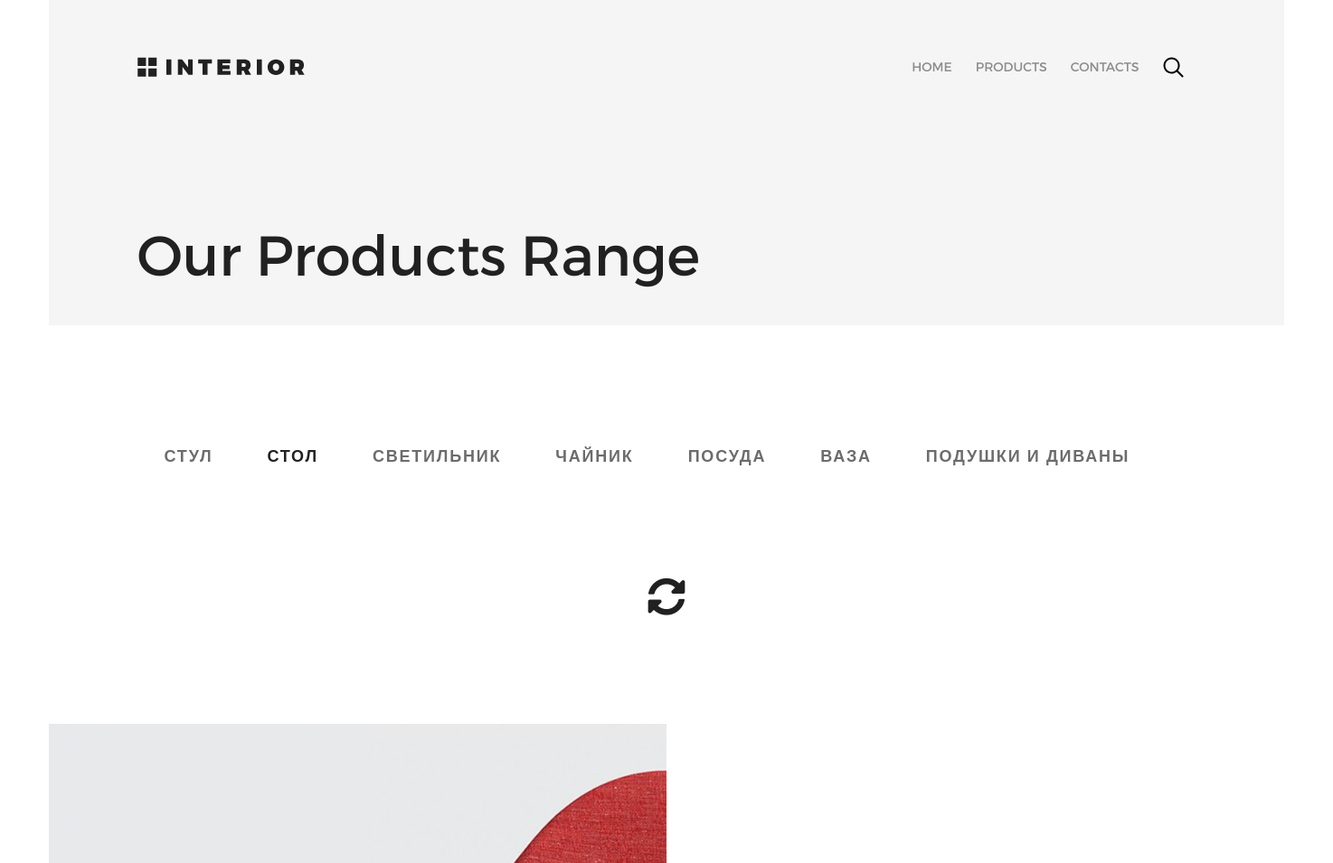
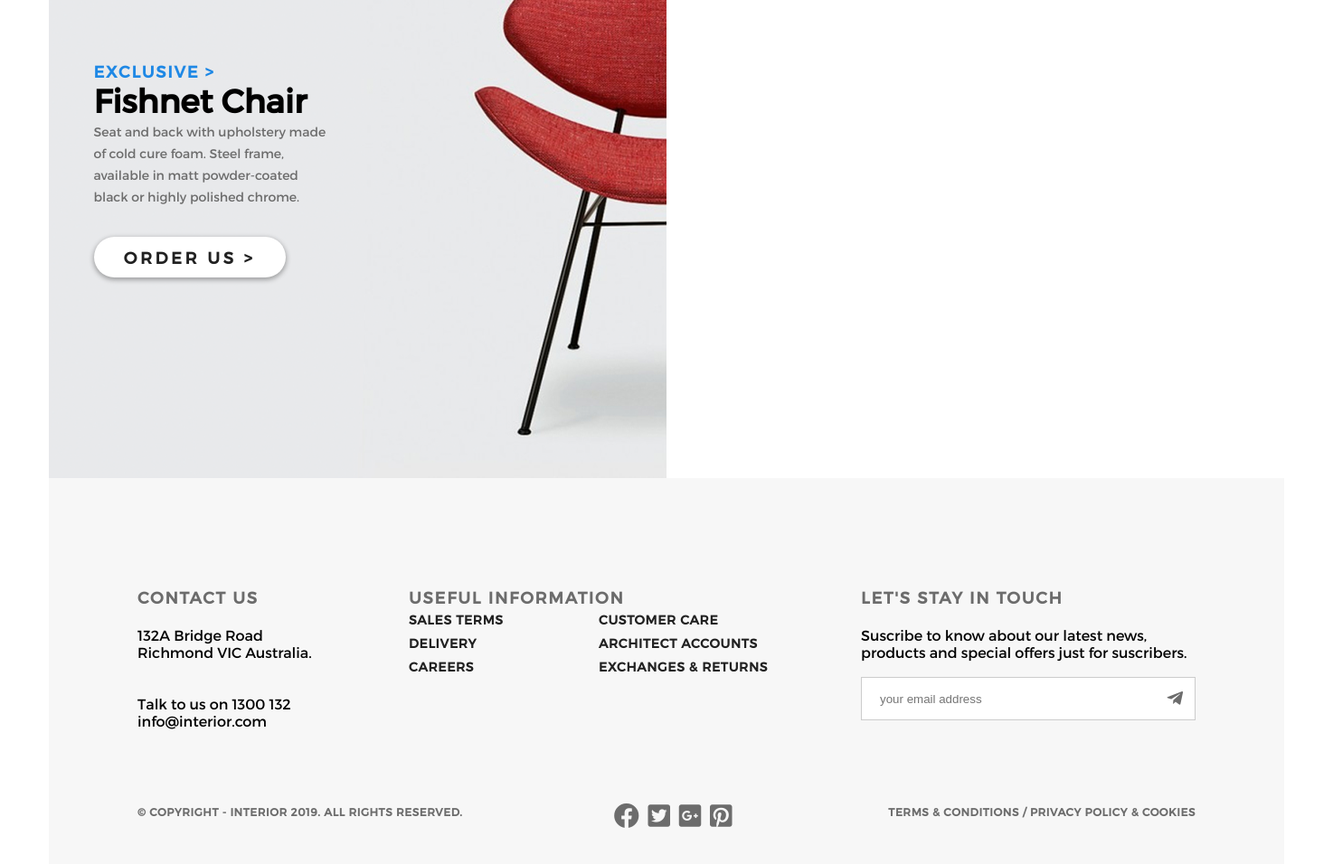
Screenshot of /products/2/ with the database file from the repository (2 pictures, top to bottom).
### mainapp/models.py (models this page shows, shortened)
class CategoryProducts(models.Model):
    name = models.CharField(verbose_name='имя категории', max_length=128, unique=True)
    description = models.TextField(verbose_name='описание', blank=True)

### mainapp/views.py (the view)
def products(request, pk=None):
    if pk != None:
        pk = int(pk)
        pk_ctg = CategoryProducts.objects.get(pk=pk)
        products_ctg = Product.objects.filter(category=pk_ctg)
    else:
        products_ctg = Product.objects.all()
    context = {
        'title': 'Продукты',
        "list_menu": MENU,
        'product_list_menu': product_type,
        'products_ctg': products_ctg,
    }
    return render(request, 'mainapp/products.html', context=context)

### mainapp/templates/mainapp/products.html (shortened to what this page needs)
{% extends 'mainapp/base.html' %}
{% load staticfiles %}
{% block content %}
	<div class="shelf shelf1 shelf__max our_products_range">
		<div class="poster padding-site">
			<header class="title">
				{% include 'mainapp/includes/inc_menu.html' %}
			</header>
		</div>
		<div class="poster__content poster__content2">
			<p class="headline__title headline__max">Our Products Range</p>
		</div>
	</div>
	<div class="shelf shelf2 shelf__min">
		<div class="menu__shelf__min">
			{% include 'mainapp/includes/inc_menu_product.html' %}
		</div>
		<p class="fa-sync-alt__p"><a href="#"><i class="fas fa-sync-alt"></i></a></p>
	</div>
	<div class="shelf shelf3 shelf__max2">
		<div class="product__max" style="background-image: url(/static/img/promo-img1.png);">
			<div class="poster__normal__content">
				<p class="mark mark-blue">EXCLUSIVE ></p>
				<p class="headline__normal">Fishnet Chair</p>
				<p class="info">Seat and back with upholstery made of cold cure foam. Steel frame, available in matt powder-coated black or highly polished chrome.</p>
				<a href="{% url 'mainapp:product' %}" class="button">ORDER US > </a>
			</div>
		</div>
	</div>
{% endblock %}

### mainapp/templates/mainapp/includes/inc_menu_product.html
{% load staticfiles %}
{% block menu_product %}
    <ul class="menu">
        {% for menu_li in product_list_menu %}
            <li><a href="{% url 'mainapp:products_url:category' menu_li.pk %}" class="menu__product1
            {% if menu_li.pk == request.resolver_match.kwargs.pk %}
            active__link1
            {% endif %}">
                {{menu_li.name}}
            </a></li>
        {% endfor %}
    </ul>
{% endblock %}

### static/css/style.css (style rules this page uses)
* { margin:0; padding:0 }
html { height:100% }
body { height:100%; font-family:Montserrat, sans-serif }
.shelf { display:flex; flex-wrap:wrap; justify-content:space-between; margin-bottom:120px }
.shelf:nth-last-child(1) { margin-bottom:0 }
.menu__shelf__min { display:flex; justify-content:space-between; align-items:center; height:49px; width:1171px; padding-bottom:50px }
.shelf__max { width:1366px; height:800px; display:flex; flex-direction:column; justify-content:space-between }
.shelf__min { padding:0 98px }
.poster__content { padding-left:98px; margin-top:15%; width:458px }
.poster__normal__content { width:259px; padding-left:50px }
.product__max { display:flex; flex-direction:column; justify-content:center; width:683px; height:683px }
.headline__normal { text-decoration:none; font-weight:700; height:25px; font-size:36px }
.menu { list-style-type:none; display:flex }
.mark { font-size:18px; font-weight:700; text-transform:uppercase; letter-spacing:1.8px }
.mark-blue { color:#1e88e5 }
.headline__max { color:#212121; font-size:62px; font-weight:100; text-transform:uppercase; letter-spacing:-3.6px }
.info { color:#6c6c6c; font-size:14px; font-weight:300; margin-bottom:32px; margin-top:20px; line-height:24px }
.button { font-size:18px; font-weight:700; text-transform:uppercase; color:#212121; letter-spacing:3.6px; box-shadow:0 2px 5px 1px rgba(33,33,33,.35); border-radius:23px; background-color:#fff; width:212px; height:45px; display:block; text-align:center; line-height:45px; text-decoration:none }
.padding-site { padding-left:98px; padding-right:98px }
.title { width:1170px; display:flex; justify-content:space-between; padding-top:63px }
.our_products_range { background-color:#f5f5f5; height:360px }
.headline__title { text-transform:none; letter-spacing:0; line-height:72px; font-size:62px; font-weight:250 }
.poster__content2 { text-transform:none; margin-top:128px; margin-bottom:44px; width:100% }
.fa-sync-alt__p { width:100%; text-align:center; margin-top:60px }
.fa-sync-alt { color:#212121; font-size:42px }
.menu__product1 { padding:0 30px; text-decoration:none; color:#6c6c6c; font-size:18px; font-weight:700; text-transform:uppercase; letter-spacing:1.8px; border-bottom:none }
.active__link1 { color:#212121 }

### rows the page displays
CategoryProducts: name "СТУЛ"
CategoryProducts: name "СТОЛ"
CategoryProducts: name "СВЕТИЛЬНИК"
CategoryProducts: name "ЧАЙНИК"
CategoryProducts: name "ПОСУДА"
CategoryProducts: name "ВАЗА"
CategoryProducts: name "ПОДУШКИ И ДИВАНЫ"

### other values shown
{{ li_menu.name }} "HOME" "PRODUCTS" "CONTACTS"
